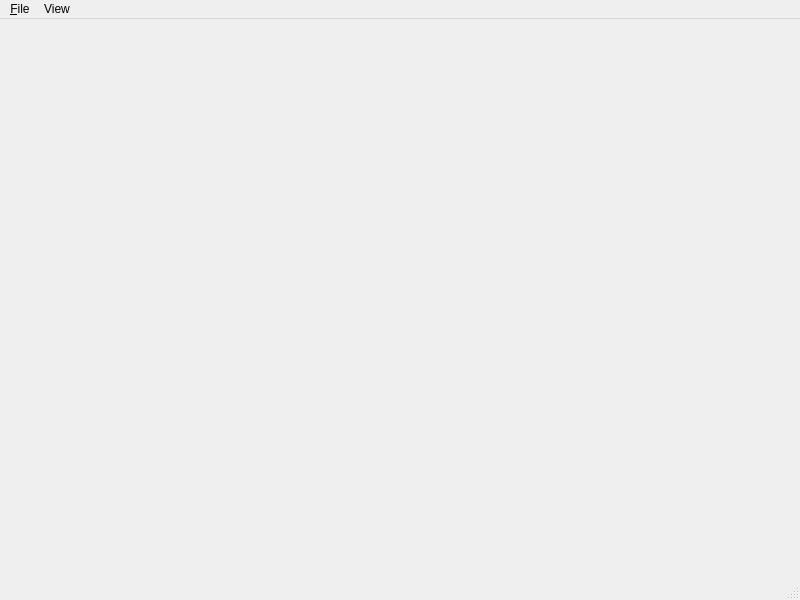
<?xml version="1.0" encoding="UTF-8"?>
<ui version="4.0">
 <class>fso::fred::MainWindow</class>
 <widget class="QMainWindow" name="fso::fred::MainWindow">
  <property name="geometry">
   <rect>
    <x>0</x>
    <y>0</y>
    <width>800</width>
    <height>600</height>
   </rect>
  </property>
  <property name="windowTitle">
   <string>MainWindow</string>
  </property>
  <widget class="fso::fred::RenderWidget" name="centralwidget"/>
  <widget class="QMenuBar" name="menubar">
   <property name="geometry">
    <rect>
     <x>0</x>
     <y>0</y>
     <width>800</width>
     <height>21</height>
    </rect>
   </property>
   <widget class="QMenu" name="menu_File">
    <property name="title">
     <string>&amp;File</string>
    </property>
    <addaction name="action_Load"/>
   </widget>
   <widget class="QMenu" name="menuView">
    <property name="title">
     <string>View</string>
    </property>
    <addaction name="actionShow_Stars"/>
    <addaction name="actionShow_Horizon"/>
    <addaction name="actionShow_Grid"/>
    <addaction name="actionShow_Distances"/>
    <addaction name="actionShow_Coordinates"/>
    <addaction name="actionShow_Outlines"/>
   </widget>
   <addaction name="menu_File"/>
   <addaction name="menuView"/>
  </widget>
  <widget class="QStatusBar" name="statusbar"/>
  <action name="action_Load">
   <property name="text">
    <string>&amp;Open</string>
   </property>
   <property name="shortcut">
    <string>Ctrl+O</string>
   </property>
  </action>
  <action name="actionShow_Stars">
   <property name="checkable">
    <bool>true</bool>
   </property>
   <property name="checked">
    <bool>true</bool>
   </property>
   <property name="text">
    <string>&amp;Show Stars</string>
   </property>
  </action>
  <action name="actionShow_Horizon">
   <property name="checkable">
    <bool>true</bool>
   </property>
   <property name="text">
    <string>Show &amp;Horizon</string>
   </property>
  </action>
  <action name="actionShow_Grid">
   <property name="checkable">
    <bool>true</bool>
   </property>
   <property name="checked">
    <bool>true</bool>
   </property>
   <property name="text">
    <string>Show &amp;Grid</string>
   </property>
  </action>
  <action name="actionShow_Distances">
   <property name="checkable">
    <bool>true</bool>
   </property>
   <property name="checked">
    <bool>true</bool>
   </property>
   <property name="text">
    <string>Show &amp;Distances</string>
   </property>
  </action>
  <action name="actionShow_Coordinates">
   <property name="checkable">
    <bool>true</bool>
   </property>
   <property name="text">
    <string>Show &amp;Coordinates</string>
   </property>
  </action>
  <action name="actionShow_Outlines">
   <property name="checkable">
    <bool>true</bool>
   </property>
   <property name="text">
    <string>Show &amp;Outlines</string>
   </property>
  </action>
 </widget>
 <customwidgets>
  <customwidget>
   <class>fso::fred::RenderWidget</class>
   <extends>QWidget</extends>
   <header>ui/renderwidget.h</header>
   <container>1</container>
  </customwidget>
 </customwidgets>
 <resources/>
 <connections>
  <connection>
   <sender>action_Load</sender>
   <signal>triggered()</signal>
   <receiver>fso::fred::MainWindow</receiver>
   <slot>loadMission()</slot>
   <hints>
    <hint type="sourcelabel">
     <x>-1</x>
     <y>-1</y>
    </hint>
    <hint type="destinationlabel">
     <x>399</x>
     <y>299</y>
    </hint>
   </hints>
  </connection>
 </connections>
 <slots>
  <slot>loadMission()</slot>
 </slots>
</ui>
